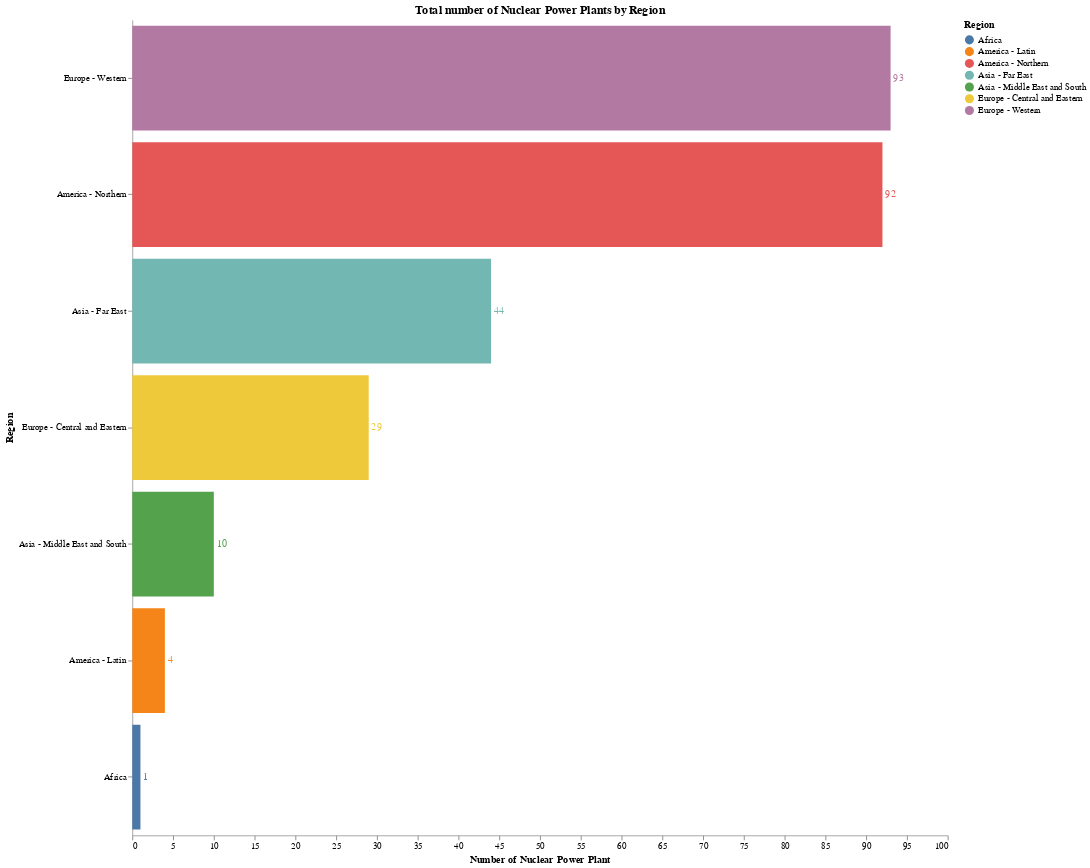

Write notebook code for a chart like this one.
### Markdown cell above
# Total de centrais nucleares por região

### Code cell
bars = alt.Chart(source).mark_bar().encode(
    x= alt.X('Value:Q', title = "Número de centrais nucleares"),
y=alt.Y('Region:O', sort='-x', title = "Região"),
    color='Region').properties(height=900, width = 900, title = "Número total de centrais nucleares ")
text = bars.mark_text(
    align = 'left',
    baseline = 'middle',
    dx=3  
).encode(
    text = 'Value:Q'
)
alt.layer(bars, text).configure_view(
    stroke = 'transparent'
).configure_axis(grid = False,
    domainWidth = 0.8
)

### Figure 1 — Vega-Lite specification as saved in the notebook (floating-point values rounded to 4 significant figures)
{"config": {"view": {"continuousWidth": 400, "continuousHeight": 300, "stroke": "transparent"}, "axis": {"domainWidth": 0.8, "grid": false}}, "layer": [{"mark": "bar", "encoding": {"color": {"type": "nominal", "field": "Region"}, "x": {"type": "quantitative", "field": "Value", "title": "Number of Nuclear Power Plant"}, "y": {"type": "ordinal", "field": "Region", "sort": "-x", "title": "Region"}}, "height": 900, "title": "Total number of Nuclear Power Plants by Region ", "width": 900}, {"mark": {"type": "text", "align": "left", "baseline": "middle", "dx": 3}, "encoding": {"color": {"type": "nominal", "field": "Region"}, "text": {"type": "quantitative", "field": "Value"}, "x": {"type": "quantitative", "field": "Value", "title": "Number of Nuclear Power Plant"}, "y": {"type": "ordinal", "field": "Region", "sort": "-x", "title": "Region"}}, "height": 900, "title": "Total number of Nuclear Power Plants by Region ", "width": 900}], "data": {"name": "data-0cbb2deea35e6f2babe6795d4caad56b"}, "$schema": "https://vega.github.io/schema/vega-lite/v4.8.1.json", "datasets": {"data-0cbb2deea35e6f2babe6795d4caad56b": [{"Region": "Africa", "Plant": 1, "Value": 1}, {"Region": "America - Latin", "Plant": 1, "Value": 4}, {"Region": "America - Northern", "Plant": 1, "Value": 92}, {"Region": "Asia - Far East", "Plant": 1, "Value": 44}, {"Region": "Asia - Middle East and South", "Plant": 1, "Value": 10}, {"Region": "Europe - Central and Eastern", "Plant": 1, "Value": 29}, {"Region": "Europe - Western", "Plant": 1, "Value": 93}]}}
